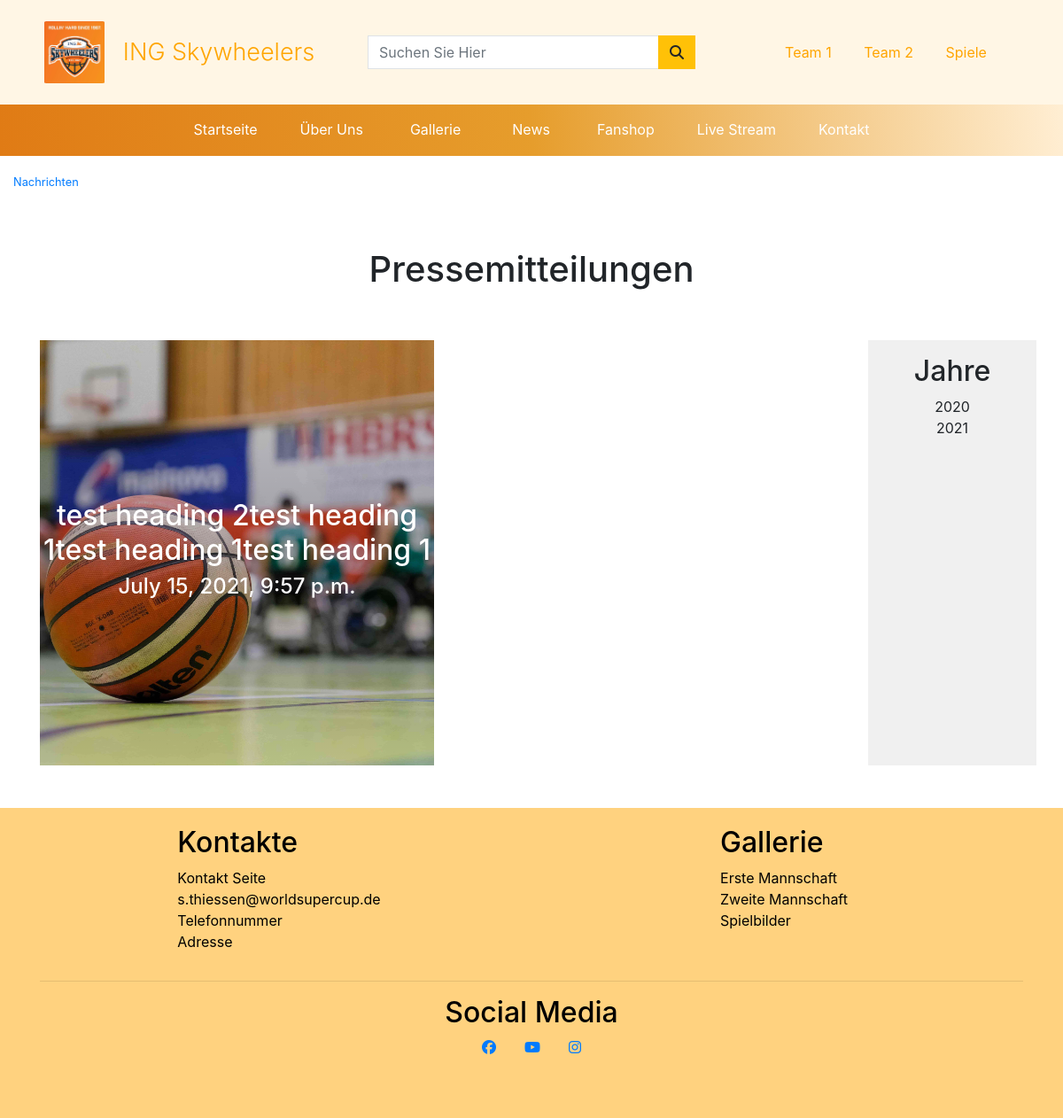
Page /nachrichten/ on the committed database.
### news/models.py (models this page shows, shortened)
class NewsHeadline(models.Model):
    image = models.ImageField(null=True, blank=True)
    heading = models.CharField(max_length=254, null=False, blank=False, default='')
    second_heading = models.CharField(max_length=254, null=True, blank=True, default='')
    time_and_date_published = models.DateTimeField(null=False, blank=False, default='')
    paragraph1 = models.TextField(default='', null=True, blank=True)
    paragraph2 = models.TextField(default='', null=True, blank=True)
    paragraph3 = models.TextField(default='', null=True, blank=True)
    paragraph4 = models.TextField(default='', null=True, blank=True)
    paragraph5 = models.TextField(default='', null=True, blank=True)
    paragraph6 = models.TextField(default='', null=True, blank=True)
    paragraph7 = models.TextField(default='', null=True, blank=True)
    paragraph8 = models.TextField(default='', null=True, blank=True)
    paragraph9 = models.TextField(default='', null=True, blank=True)
    paragraph10 = models.TextField(default='', null=True, blank=True)
    verbose_name_plural = 'NewsHeadline'
    friendly_name = models.CharField(max_length=254, null=True, blank=True)

### news/views.py (the view)
# urls.py: path('', views.news_page , name='news_page'),
def news_page(request):
    d = datetime.datetime.now()
    yearsList = []
    def detectChangeOfYear():
        for i in range(2020, 2120):
            previousYear = i
            yearsList.append(i)
            for j in range(2021, 2121):
                newYear = j
                if previousYear == d.year:
                    return yearsList
                elif d.year == newYear and previousYear == d.year - 1:
                    yearsList.append(newYear)
                    return yearsList
    detectYear = detectChangeOfYear()
    currentYear = None
    if request.GET:
        if 'selectedNewsYear' in request.GET:
            selectedDate = request.GET['selectedNewsYear']
            theDate = int(selectedDate)
            currentYear = theDate
    else:
        currentYear = yearsList[-1]
    main_news_info = NewsHeadline.objects.all().order_by('-time_and_date_published')
    searched = False
    query = None
    if 'q' in request.GET:
        query = request.GET['q']
        queries = Q(heading__icontains=query) | Q(second_heading__icontains=query)
        searched = True
        main_news_info = NewsHeadline.objects.filter(queries)
    context = {
        'main_news_info': main_news_info,
        'search_term': query,
        'searched': searched,
        'yearChanged': detectYear,
        'yearsList': yearsList,
        'currentYear': currentYear
    }
    return render(request, 'news/news.html', context)

### news/templates/news/news.html (shortened to what this page needs)
{% extends 'base.html' %}
{% load static %}
{% block css %}
<link rel="stylesheet" href="{% static 'news/news.css' %}">
{% endblock %}
{% block content %}
<section>
    <div class="container-fluid">
        <div class="row">
            <div class="col-12 order-md-first">
                <p class="text-muted mt-3 text-center text-md-left">
                    {% if search_term != 'None_None' %}
                    <span class="small"><a href="{% url 'news_page' %}">Nachrichten</a></span>
                    {% endif %}
                </p>
            </div>
            <div class="col-12 my-5 text-center">
                <h1>Pressemitteilungen</h1>
            </div>
        </div>
    </div>
    <div class="container">
        <div class="row">
            <div class="col-12 col-md-10">
                <div class="row">
                    {% for news_i in main_news_info %}
                    {% if news_i.time_and_date_published.year == currentYear and searched == False %}
                    <div class="col-12 col-md-6 mb-5">
                        <a class="anchor-underline" href="{% url 'article_content' news_i.id %}">
                            {% if news_i.image %}
                            <div style="width: 100%; height: 60vh; color: #fff; background-image: linear-gradient(rgba(0, 0, 0, 0.1), rgba(0,0,0,0.3), rgba(0,0,0,0.1)), url('{{ news_i.image.url }}'); background-position: center; background-size: cover; background-repeat: no-repeat;"
                                class="news-hover-effect d-flex flex-column justify-content-center align-content-center text-center">
                                <h2>{{ news_i.heading }}</h2>
                                <h4>{{ news_i.time_and_date_published }}</h4>
                            </div>
                            {% else %}
                                <img style="width: 100%; height: 65vh; object-fit: contain;" src="{{ MEDIA_URL }}noimage.png" alt="{{ news_i.heading }}">
                                <h2>{{ news_i.heading }}</h2>
                                <h4>{{ news_i.time_and_date_published }}</h4>
                            {% endif %}
                        </a>
                    </div>
                    {% endif %}
                    {% endfor %}
                </div>
            </div>
            <div class="d-md-block d-none col-md-2 py-3 mb-5 news-year-list-wrap text-center">
                <h2>Jahre</h2>
                <ul class="p-0">
                    {% for year in yearsList %}
                    <li class="news-year-list">{{ year }}</li>
                    {% endfor %}
                </ul>
            </div>
        </div>
    </div>
</section>
{% endblock %}

### news/static/news/news.css (style rules this page uses)
.news-year-list-wrap { max-height: 70vh; overflow-y: scroll; background-color: #f0f0f0f0; }
.news-year-list { list-style: none; cursor: pointer; }

### rows in the picture
NewsHeadline: image (picture), heading "test heading 2test heading 1test heading 1test heading 1", time_and_date_published "July 15, 2021, 9:57 p.m."

### other values in the picture
{{ year }} "2020" "2021"
